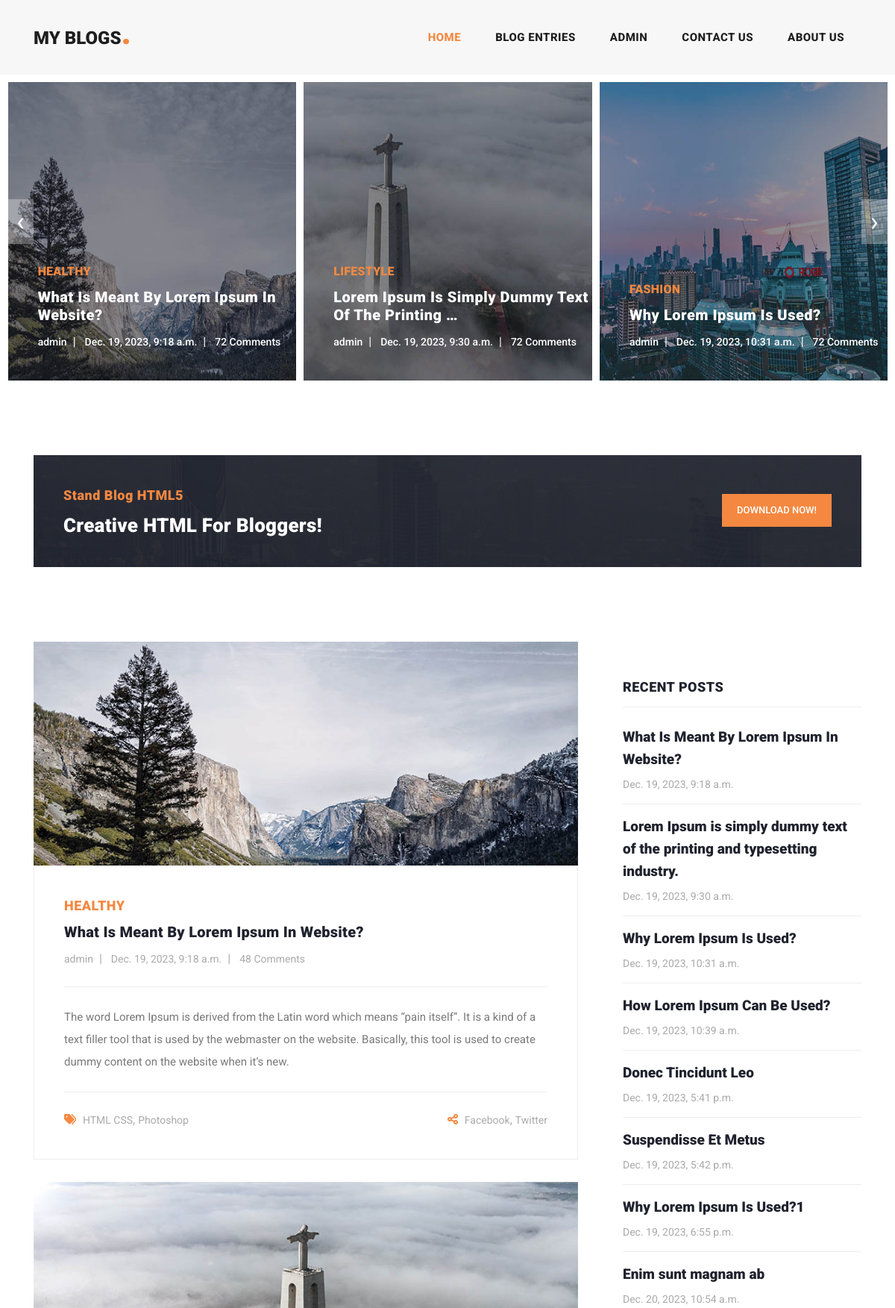
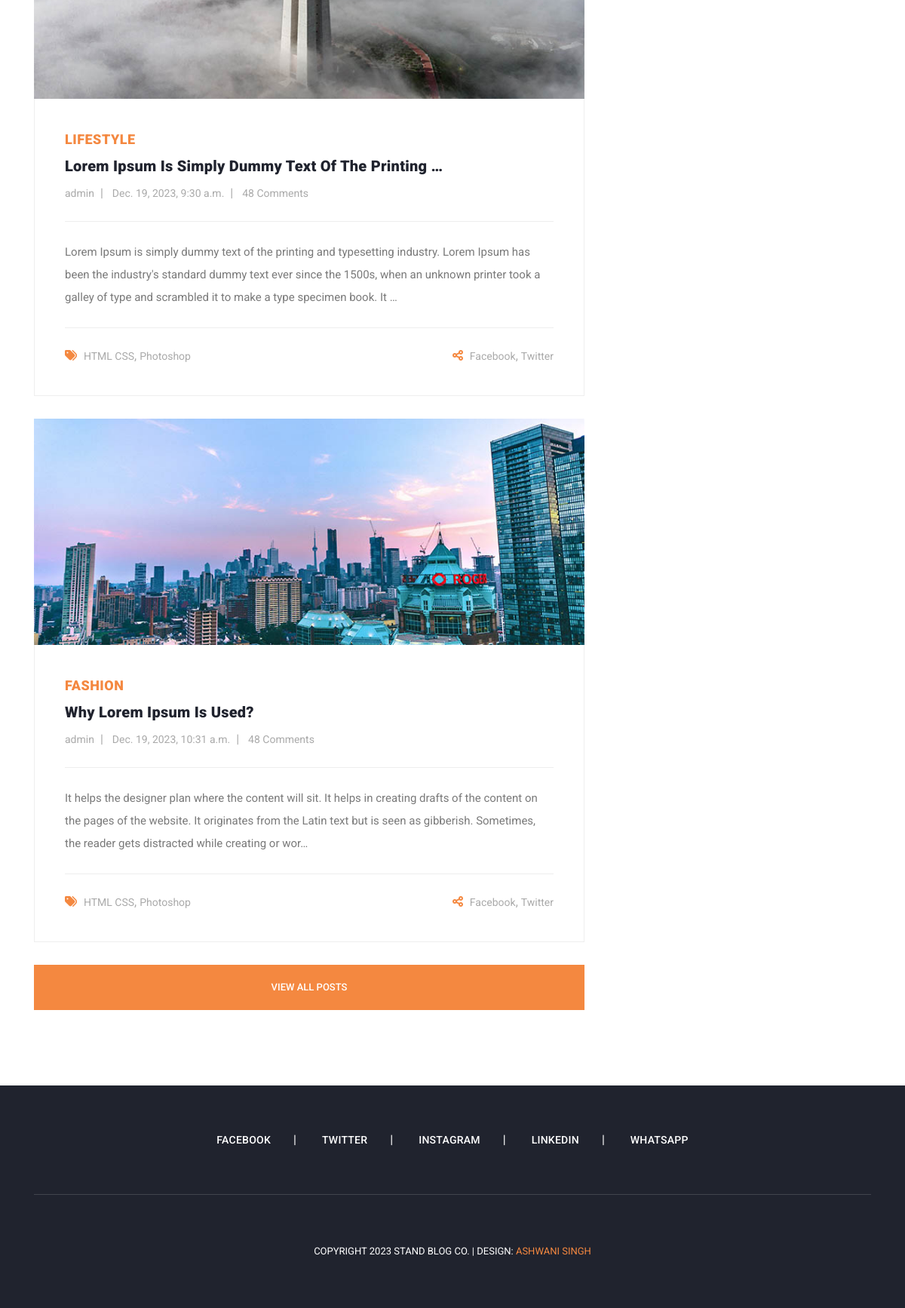
The page / on the database its author committed (2 pictures, top to bottom).
### web/models.py (models this page shows)
class Blog(models.Model):
    categories=models.CharField(max_length=50)
    title=models.CharField(max_length=100)
    description=models.TextField()
    writer=models.CharField(max_length=30)
    date=models.DateTimeField(auto_now_add=True)
    image=models.ImageField(upload_to='blog/')
    banner_image=models.ImageField(upload_to='banner/',null=True)
    class Meta:
        db_table='blog'

### web/views.py (the view)
# urls.py: 2. Add a URL to urlpatterns:  path('', views.home, name='home')
def home(request):
    data=models.Blog.objects.all().values()
    print(data)
    return render(request,'index.html',{'data':data})

### template/index.html
{% extends 'base/base.html' %}
  {% block body %}
  <div class="main-banner header-text">
    <div class="container-fluid">
      <div class="owl-banner owl-carousel">
        {% for b in data %}
        <div class="item">
          <img height="400px" src="media/{{b.banner_image}}" alt="">
          <div class="item-content">
            <div class="main-content">
              <div class="meta-category">
                <span>{{b.categories}}</span>
              </div>
              <a href="{% url 'postdetails' blog_id=b.id %}"><h4>{{b.title|truncatechars:50}}</h4></a>
              <ul class="post-info">
                <li><a href="#">{{b.writer}}</a></li>
                <li><a href="#">{{b.date}}</a></li>
                <li><a href="#">72 Comments</a></li>
              </ul>
            </div>
          </div>
        </div>
        {% endfor %}
      </div>
    </div>
  </div>
  <section class="call-to-action">
    <div class="container">
      <div class="row">
        <div class="col-lg-12">
          <div class="main-content">
            <div class="row">
              <div class="col-lg-8">
                <span>Stand Blog HTML5  </span>
                <h4>Creative HTML  For Bloggers!</h4>
              </div>
              <div class="col-lg-4">
                <div class="main-button">
                  <a rel="nofollow" href="#" target="_parent">Download Now!</a>
                </div>
              </div>
            </div>
          </div>
        </div>
      </div>
    </div>
  </section>
  <section class="blog-posts">
    <div class="container">
      <div class="row">
        <div class="col-lg-8">
          <div class="all-blog-posts">
            <div class="row">
              {% for b in data|slice:":3" %}
              <div class="col-lg-12">
                <div class="blog-post">
                  <div class="blog-thumb">
                    <img height="300px" src="media/{{b.image}}" alt="">
                  </div>
                  <div class="down-content">
                    <span>{{b.categories}}</span>
                    <a href="{% url 'postdetails' blog_id=b.id %}"><h4>{{ b.title|truncatechars:50 }}</h4></a>
                    <ul class="post-info">
                      <li><a href="#">{{b.writer}}</a></li>
                      <li><a href="#">{{b.date}}</a></li>
                      <li><a href="#">48 Comments</a></li>
                    </ul>
                    <p>{{b.description|truncatechars:250}}</p>
                    <div class="post-options">
                      <div class="row">
                        <div class="col-6">
                          <ul class="post-tags">
                            <li><i class="fa fa-tags"></i></li>
                            <li><a href="#">HTML CSS</a>,</li>
                            <li><a href="#">Photoshop</a></li>
                          </ul>
                        </div>
                        <div class="col-6">
                          <ul class="post-share">
                            <li><i class="fa fa-share-alt"></i></li>
                            <li><a href="#">Facebook</a>,</li>
                            <li><a href="#">Twitter</a></li>
                          </ul>
                        </div>
                      </div>
                    </div>
                  </div>
                </div>
              </div>
              {% endfor %}
              <div class="col-lg-12">
                <div class="main-button">
                  <a href="{% url 'blog' %}">View All Posts</a>
                </div>
              </div>
            </div>
          </div>
        </div>
        <div class="col-lg-4">
          <div class="sidebar">
            <div class="row">
              <div class="col-lg-12">
                <div class="sidebar-item recent-posts">
                  <div class="sidebar-heading">
                    <h2>Recent Posts</h2>
                  </div>
                  <div class="content">
                    <ul>
                      {% for r in data %}
                      <li><a href="{% url 'postdetails' r.id %}">
                        <h5>{{r.title}}</h5>
                        <span>{{r.date}}</span>
                      </a></li>
                      {% endfor %}
                    </ul>
                  </div>
                </div>
              </div>
            </div>
          </div>
        </div>
      </div>
    </div>
  </section>
  {% endblock %}

### rows shown on the page
Blog: banner_image (picture), categories "HEALTHY", title "What Is Meant By Lorem Ipsum In Website?", writer "admin", date "Dec. 19, 2023, 9:18 a.m.", image (picture), description "The word Lorem Ipsum is derived from the Latin word which means “pain itself”. It is a kind of a text filler tool that is used by the webmaster on the website. Basically, this tool is used to create dummy content on the website when it’s new."
Blog: banner_image (picture), categories "LIFESTYLE", title "Lorem Ipsum Is Simply Dummy Text Of The Printing …", writer "admin", date "Dec. 19, 2023, 9:30 a.m.", image (picture), description "Lorem Ipsum is simply dummy text of the printing and typesetting industry. Lorem Ipsum has been the industry's standard dummy text ever since the 1500s, when an unknown printer took a galley of type and scrambled it to make a type specimen book. It …", title "Lorem Ipsum is simply dummy text of the printing and typesetting industry."
Blog: banner_image (picture), categories "FASHION", title "Why Lorem Ipsum Is Used?", writer "admin", date "Dec. 19, 2023, 10:31 a.m.", image (picture), description "It helps the designer plan where the content will sit. It helps in creating drafts of the content on the pages of the website. It originates from the Latin text but is seen as gibberish. Sometimes, the reader gets distracted while creating or wor…"
Blog: title "How Lorem Ipsum Can Be Used?", date "Dec. 19, 2023, 10:39 a.m."
Blog: title "Donec Tincidunt Leo", date "Dec. 19, 2023, 5:41 p.m."
Blog: title "Suspendisse Et Metus", date "Dec. 19, 2023, 5:42 p.m."
Blog: title "Why Lorem Ipsum Is Used?1", date "Dec. 19, 2023, 6:55 p.m."
Blog: title "Enim sunt magnam ab", date "Dec. 20, 2023, 10:54 a.m."
